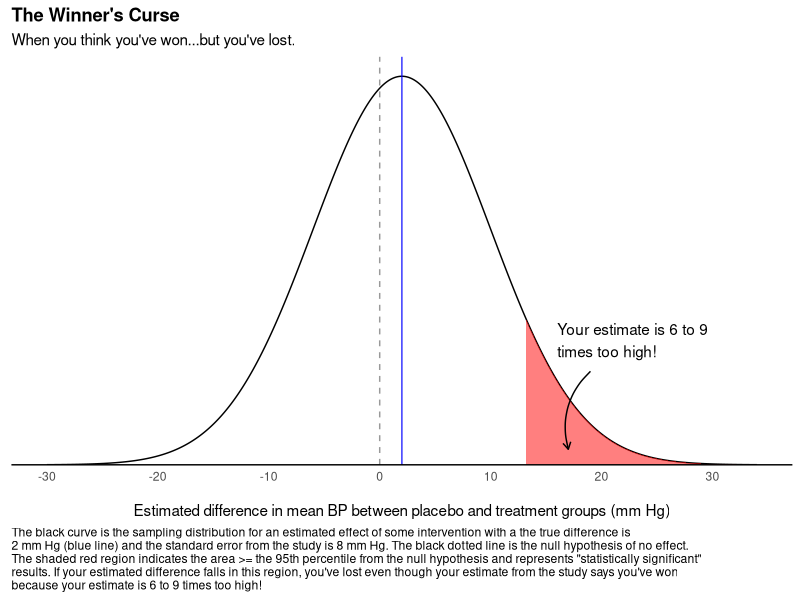

Generate this figure with R:
## ---- chunk 1
knitr::opts_chunk$set(message = F, warning = F, cache = T, echo = FALSE)
library(tidyverse)
library(cowplot)
library(scales)
set.seed(99)

## ---- chunk 2
mean.1 <-2
sd.1 <- 8

x <- seq(from = mean.1 - 4*sd.1, to = mean.1 + 4*sd.1, by = .01)
  
sim <- tibble(x = x, y = dnorm(x, mean = mean.1, sd = sd.1))

test <- tibble(t = rnorm(1e5, mean.1, sd.1), 
               p = rnorm(1e5, 0, sd.1))
## ---- chunk 3
ggplot(sim, aes(x = x, y = y)) + 
  geom_line() +
  geom_area(data = sim %>%  filter( x > qnorm(0.95, 0, sd.1)),
            aes(y=y), fill = "red", alpha = 0.5) +
  geom_vline(xintercept = 2, color = "blue", alpha = 0.8) +
    geom_vline(xintercept = 0, color = "black", alpha = 0.4, linetype = 2) +
  theme_minimal() +
  scale_x_continuous(breaks = c(-30,-20,-10,0,10,20,30)) + 
  scale_y_continuous(expand = expansion(mult = c(0, 0.05))) +
  labs(y = NULL, 
       x = "\nEstimated difference in mean BP between placebo and treatment groups (mm Hg)",
       subtitle = "When you think you've won...but you've lost.",
       title = "The Winner's Curse",
       caption = "The black curve is the sampling distribution for an estimated effect of some intervention with a the true difference is \n2 mm Hg (blue line) and the standard error from the study is 8 mm Hg. The black dotted line is the null hypothesis of no effect.\nThe shaded red region indicates the area >= the 95th percentile from the null hypothesis and represents \"statistically significant\"\nresults. If your estimated difference falls in this region, you've lost even though your estimate from the study says you've won\nbecause your estimate is 6 to 9 times too high!") +
  theme(axis.text.y=element_blank(),
          axis.ticks.y=element_blank(),
      panel.grid.minor=element_blank(),
      panel.grid.major = element_blank(),
        plot.caption = element_text(hjust = 0),
      axis.line.x = element_line(size = 0.5, linetype = "solid", colour = "black"),
      plot.title = element_text(face = "bold")) +
  annotate(
    geom = "curve", x = +19, y = 0.012, xend = +17, yend = 0.002, 
    curvature = .3, arrow = arrow(length = unit(2, "mm"))
  ) +
  annotate(geom = "text", x = +16, y = 0.016, label = "Your estimate is 6 to 9\ntimes too high!", hjust = "left") 
